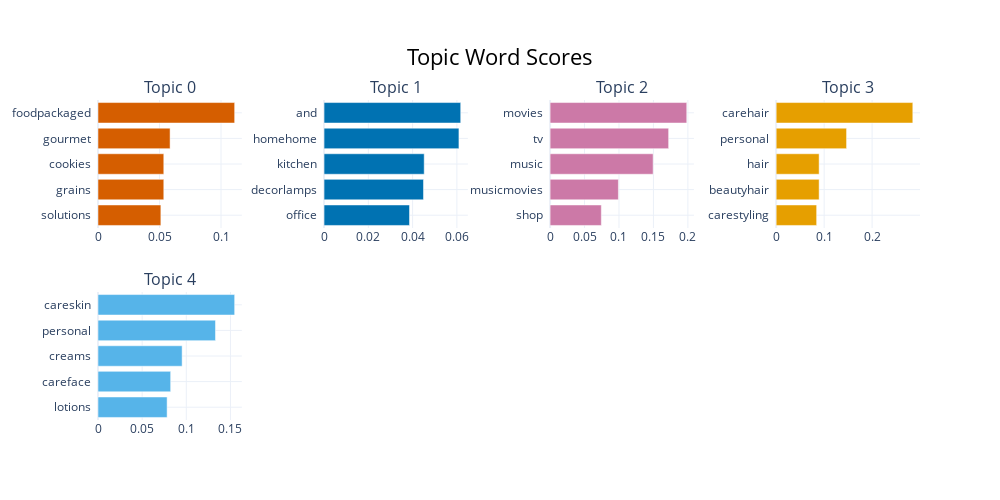

This figure's notebook cell:
### Code cell
model.visualize_barchart(top_n_topics=5)

### Figure 1 — Plotly figure (JSON) as saved in the notebook; plotly's stock layout.template omitted (floating-point values rounded to 4 significant figures)
{"data": [{"marker": {"color": "#D55E00"}, "orientation": "h", "type": "bar", "x": [0.05109, 0.05347, 0.05347, 0.05858, 0.1111], "xaxis": "x", "y": ["solutions  ", "grains  ", "cookies  ", "gourmet  ", "foodpackaged  "], "yaxis": "y"}, {"marker": {"color": "#0072B2"}, "orientation": "h", "type": "bar", "x": [0.0386, 0.04491, 0.04524, 0.06092, 0.06172], "xaxis": "x2", "y": ["office  ", "decorlamps  ", "kitchen  ", "homehome  ", "and  "], "yaxis": "y2"}, {"marker": {"color": "#CC79A7"}, "orientation": "h", "type": "bar", "x": [0.07435, 0.09914, 0.1495, 0.1721, 0.1984], "xaxis": "x3", "y": ["shop  ", "musicmovies  ", "music  ", "tv  ", "movies  "], "yaxis": "y3"}, {"marker": {"color": "#E69F00"}, "orientation": "h", "type": "bar", "x": [0.08439, 0.08957, 0.08957, 0.1467, 0.2848], "xaxis": "x4", "y": ["carestyling  ", "beautyhair  ", "hair  ", "personal  ", "carehair  "], "yaxis": "y4"}, {"marker": {"color": "#56B4E9"}, "orientation": "h", "type": "bar", "x": [0.07827, 0.08229, 0.09529, 0.1331, 0.1548], "xaxis": "x5", "y": ["lotions  ", "careface  ", "creams  ", "personal  ", "careskin  "], "yaxis": "y5"}], "layout": {"annotations": [{"font": {"size": 16}, "showarrow": false, "text": "Topic 0", "x": 0.0875, "xanchor": "center", "xref": "paper", "y": 1, "yanchor": "bottom", "yref": "paper"}, {"font": {"size": 16}, "showarrow": false, "text": "Topic 1", "x": 0.3625, "xanchor": "center", "xref": "paper", "y": 1, "yanchor": "bottom", "yref": "paper"}, {"font": {"size": 16}, "showarrow": false, "text": "Topic 2", "x": 0.6375, "xanchor": "center", "xref": "paper", "y": 1, "yanchor": "bottom", "yref": "paper"}, {"font": {"size": 16}, "showarrow": false, "text": "Topic 3", "x": 0.9125, "xanchor": "center", "xref": "paper", "y": 1, "yanchor": "bottom", "yref": "paper"}, {"font": {"size": 16}, "showarrow": false, "text": "Topic 4", "x": 0.0875, "xanchor": "center", "xref": "paper", "y": 0.4, "yanchor": "bottom", "yref": "paper"}], "height": 500, "hoverlabel": {"bgcolor": "white", "font": {"family": "Rockwell", "size": 16}}, "showlegend": false, "title": {"font": {"color": "Black", "size": 22}, "text": "Topic Word Scores", "x": 0.5, "xanchor": "center", "yanchor": "top"}, "width": 1000, "xaxis": {"anchor": "y", "domain": [0, 0.175], "showgrid": true}, "xaxis2": {"anchor": "y2", "domain": [0.275, 0.45], "showgrid": true}, "xaxis3": {"anchor": "y3", "domain": [0.55, 0.725], "showgrid": true}, "xaxis4": {"anchor": "y4", "domain": [0.825, 1], "showgrid": true}, "xaxis5": {"anchor": "y5", "domain": [0, 0.175], "showgrid": true}, "xaxis6": {"anchor": "y6", "domain": [0.275, 0.45], "showgrid": true}, "xaxis7": {"anchor": "y7", "domain": [0.55, 0.725], "showgrid": true}, "xaxis8": {"anchor": "y8", "domain": [0.825, 1], "showgrid": true}, "yaxis": {"anchor": "x", "domain": [0.6, 1], "showgrid": true}, "yaxis2": {"anchor": "x2", "domain": [0.6, 1], "showgrid": true}, "yaxis3": {"anchor": "x3", "domain": [0.6, 1], "showgrid": true}, "yaxis4": {"anchor": "x4", "domain": [0.6, 1], "showgrid": true}, "yaxis5": {"anchor": "x5", "domain": [0, 0.4], "showgrid": true}, "yaxis6": {"anchor": "x6", "domain": [0, 0.4], "showgrid": true}, "yaxis7": {"anchor": "x7", "domain": [0, 0.4], "showgrid": true}, "yaxis8": {"anchor": "x8", "domain": [0, 0.4], "showgrid": true}}}
